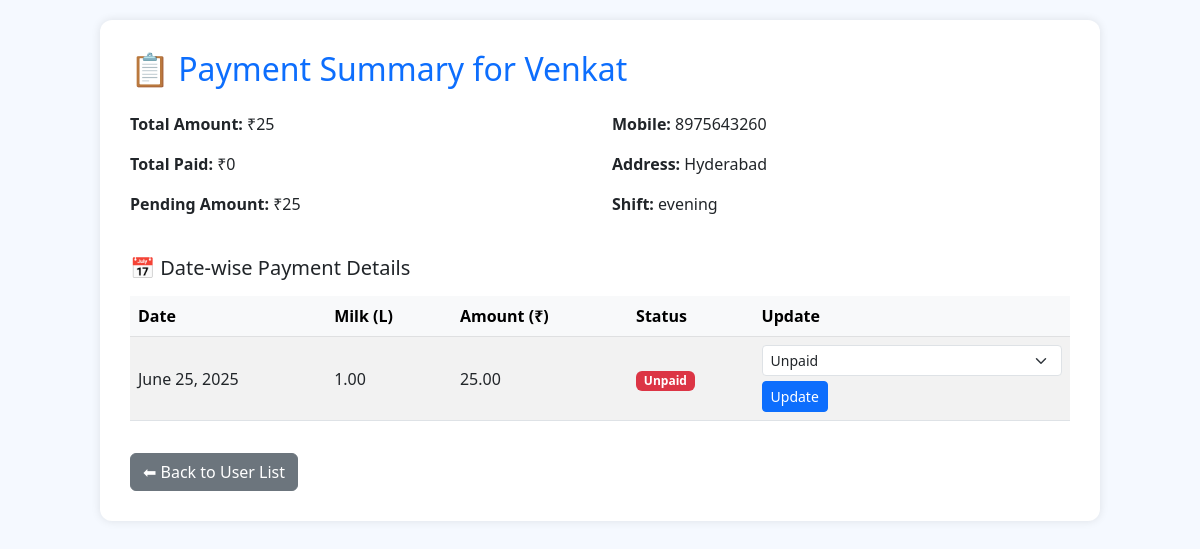
The page /user/30/summary/ on the database its author committed.
### milkmain/models.py (models this page shows, shortened)
class MilkUser(models.Model):
    SHIFT_CHOICES = (
        ('morning', 'Morning'),
        ('evening', 'Evening'),
    )
    STATUS_CHOICES = (
        ('active', 'Active'),
        ('inactive', 'Inactive'),
    )
    name = models.CharField(max_length=100)
    mobile = models.CharField(max_length=15)
    address = models.TextField()
    quality = models.CharField(max_length=50)
    rate = models.DecimalField(max_digits=6, decimal_places=2)
    total_amount = models.DecimalField(max_digits=8, decimal_places=2)
    shift = models.CharField(max_length=10, choices=SHIFT_CHOICES)
    status = models.CharField(max_length=10, choices=STATUS_CHOICES, default='active')  # <-- added

class DailyRecord(models.Model):
    STATUS_CHOICES = [
        ('paid', 'Paid'),
        ('pending', 'Pending'),
        ('unpaid', 'Unpaid')
    ]
    user = models.ForeignKey(MilkUser, on_delete=models.CASCADE, related_name='records')
    date = models.DateField()
    milk_quantity = models.DecimalField(max_digits=5, decimal_places=2)
    amount = models.DecimalField(max_digits=8, decimal_places=2)
    status = models.CharField(max_length=10, choices=STATUS_CHOICES)

### milkmain/views.py (the view)
# urls.py: path('user/<int:user_id>/summary/', views.user_summary, name='user_summary'),
def user_summary(request, user_id):
    user = get_object_or_404(MilkUser, id=user_id)
    records = DailyRecord.objects.filter(user=user).order_by('-date')
    total_amount = records.aggregate(total=Sum('amount'))['total'] or 0
    total_paid = records.filter(status='paid').aggregate(paid=Sum('amount'))['paid'] or 0
    pending_amount = total_amount - total_paid
    context = {
        'user': user,
        'records': records,
        'total_amount': total_amount,
        'total_paid': total_paid,
        'pending_amount': pending_amount,
    }
    return render(request, 'user_summary.html', context)

### templates/user_summary.html (shortened to what this page needs)
{% load static %}
<!DOCTYPE html>
<html lang="en">
<head>
  <link href="https://cdn.jsdelivr.net/npm/bootstrap@5.3.0/dist/css/bootstrap.min.css" rel="stylesheet">
</head>
<body>
<div class="summary-box container">
  <h2 class="text-primary mb-4">📋 Payment Summary for {{ user.name }}</h2>
  <div class="row mb-4">
    <div class="col-md-6 col-sm-12 mb-3 mb-md-0">
      <p><strong>Total Amount:</strong> ₹{{ total_amount }}</p>
      <p><strong>Total Paid:</strong> ₹{{ total_paid }}</p>
      <p><strong>Pending Amount:</strong> ₹{{ pending_amount }}</p>
    </div>
    <div class="col-md-6 col-sm-12">
      <p><strong>Mobile:</strong> {{ user.mobile }}</p>
      <p><strong>Address:</strong> {{ user.address }}</p>
      <p><strong>Shift:</strong> {{ user.shift }}</p>
    </div>
  </div>
  <h5 class="mb-3">📅 Date-wise Payment Details</h5>
  <div class="table-responsive">
    <table class="table table-striped align-middle">
      <thead class="table-light">
        <tr>
          <th>Date</th>
          <th>Milk (L)</th>
          <th>Amount (₹)</th>
          <th>Status</th>
          <th>Update</th>
        </tr>
      </thead>
      <tbody>
        {% for record in records %}
        <tr>
          <td>{{ record.date }}</td>
          <td>{{ record.milk_quantity }}</td>
          <td>{{ record.amount }}</td>
          <td>
            {% if record.status == 'paid' %}
              <span class="badge bg-success">Paid</span>
            {% elif record.status == 'pending' %}
              <span class="badge bg-warning text-dark">Pending</span>
            {% else %}
              <span class="badge bg-danger">Unpaid</span>
            {% endif %}
          </td>
          <td>
            <form method="post" action="{% url 'update_status' record.id %}" class="form-inline">
              <select name="status" class="form-select form-select-sm">
                <option value="unpaid" {% if record.status == 'unpaid' %}selected{% endif %}>Unpaid</option>
              </select>
              <button type="submit" class="btn btn-sm btn-primary">Update</button>
            </form>
          </td>
        </tr>
        {% endfor %}
      </tbody>
    </table>
  </div>
  <a href="{% url 'user_list' %}" class="btn btn-secondary mt-3">⬅ Back to User List</a>
</div>
</body>
</html>

### templates/user_summary.html (style rules this page uses)
body { padding: 20px; background-color: #f5f9ff; font-family: 'Segoe UI', sans-serif; }
.summary-box { background: white; padding: 30px; border-radius: 12px; box-shadow: 0 0 10px rgba(0,0,0,0.1); max-width: 1000px; margin: auto; }
.form-inline { display: flex; gap: 5px; flex-wrap: wrap; align-items: center; }

### rows shown on the page
MilkUser: name "Venkat", mobile "8975643260", address "Hyderabad", shift "evening"
DailyRecord: date "June 25, 2025", milk_quantity "1.00", amount "25.00", shows "Unpaid", status "Unpaid"

### other values the page prints
{{ total_amount }} "25"
{{ total_paid }} "0"
{{ pending_amount }} "25"
